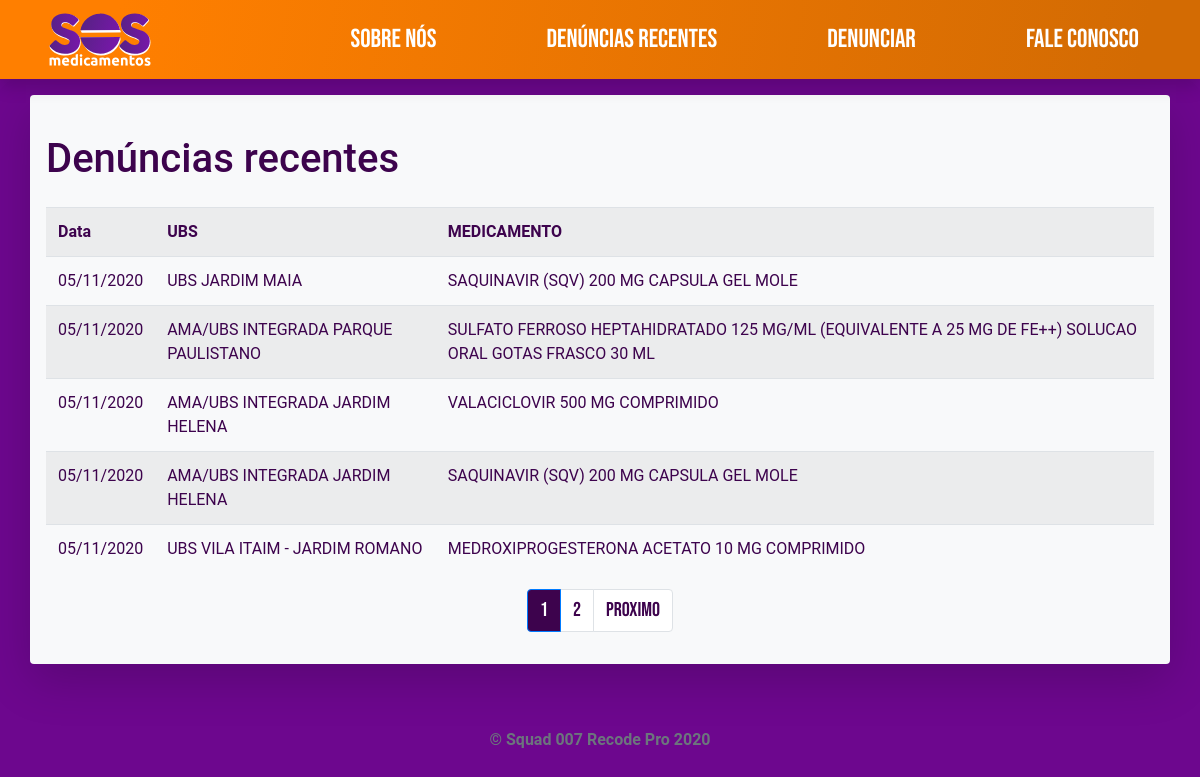
The page /lista_denuncias.php on the database its author committed.
### tables this page shows
CREATE TABLE `denuncia` (
  `id` int NOT NULL AUTO_INCREMENT PRIMARY KEY,
  `email` varchar(100),
  `telefone` int,
  `ubs_id` int,
  `medicamento_id` varchar(20) NOT NULL,
  `comentario` varchar (1000),
  `data_ocorrencia` date,
  `data_denuncia` datetime DEFAULT NOW()
);

CREATE TABLE `ubs` (
  `id` int AUTO_INCREMENT PRIMARY KEY,
  `nomeUbs` varchar(150),
  `descricao` varchar(500),
  `telefone` varchar(30),
  `endereco` varchar(100),
  `bairro` varchar(100),
  `distrito` varchar(100),
  `zona` char(2),
  `cidade` varchar(150),
  `uf` char(2),
  `cep` varchar(20),
  `latitude` varchar(20),
  `longitude` varchar(20),
  `cadastrado_por_id` varchar(20),
  `data_cadastro` datetime DEFAULT NOW()
);

CREATE TABLE `medicamento` (
  `id` varchar(20) NOT NULL PRIMARY KEY,
  `nome` varchar(200) NOT NULL,
  `observacao` varchar(500),
  `cadastrado_por_id` varchar(20) NOT NULL,
  `data_cadastro` datetime DEFAULT NOW()
);

### lista_denuncias.php (the view, shortened to what this page needs)
<?php
$servername = "localhost";
$username = "root";
$password = "";
$database = "sosmedicamentos";
$conn = mysqli_connect($servername, $username, $password, $database);
$pag = (isset($_GET['pagina'])) ? $_GET['pagina'] : 1;
$busca = "SELECT * FROM denuncia INNER JOIN ubs ON denuncia.ubs_id = ubs.id INNER JOIN medicamento ON denuncia.medicamento_id = medicamento.id GROUP BY denuncia.id DESC; ";
$todos = mysqli_query($conn, "$busca");
$registros = 5;
$tr = mysqli_num_rows($todos);
$tp = ceil($tr / $registros);
$inicio = ($registros * $pag) - $registros;
$buscaPaginada = "SELECT * FROM denuncia INNER JOIN ubs ON denuncia.ubs_id = ubs.id INNER JOIN medicamento ON denuncia.medicamento_id = medicamento.id GROUP BY denuncia.id DESC LIMIT $inicio,$registros";
$registrosPaginados = mysqli_query($conn, "$buscaPaginada");
$proximo = $pag + 1;
?>
<!DOCTYPE html>
<html lang="pt-br">
<head>
</head>
<body>
  <main style="height: 39vw;">
    <div class="container my-3 mb-5 p-3 bg-light rounded shadow-lg table-responsive-sm">
      <h1 class="my-4">Denúncias recentes</h1>
      <table class="table table-striped">
        <tr>
          <th scope="col">Data</th>
          <th scope="col">UBS</th>
          <th scope="col">MEDICAMENTO</th>
        </tr>
        <tr>
          <?php
          if ($registrosPaginados->num_rows > 0) {
            while ($rows = $registrosPaginados->fetch_assoc()) {
          ?>
              <td><?php echo date('d/m/Y', strtotime($rows['data_denuncia'])); ?></td>
              <td><?php echo $rows['nomeUbs']; ?></td>
              <td><?php echo $rows['nome']; ?></td>
        </tr>
        <?php
            }
          } else {
            echo "Nenhuma denuncia feita ainda!!!";
          }
        ?>
      </table>
      <nav class="d-flex justify-content-center" aria-label="Page navigation">
        <ul class="pagination">
          <?php
          for ($i = 1; $i <= $tp; $i++) {
            if ($pag == $i) {
              echo "<li class='page-item active'><a class='page-link' style='background: rgb(61, 3, 77); font-size: 20px;' href='?pagina=$i'>$i</a></li>";
            } else {
              echo "<li class='page-item'><a class='page-link'  style='color: rgb(61, 3, 77); font-size: 20px;' href='?pagina=$i'>$i</a></li>";
            }
          }
          ?>
          <?php
          if ($pag < $tp) {
          ?>
            <li class="page-item"><a class="page-link" style="color: rgb(61, 3, 77); font-size: 20px;" href="?pagina=<?= $proximo; ?>">Proximo</a></li>
          <?php } ?>
        </ul>
      </nav>
    </div>
  </main>
</body>
</html>

### rows shown on the page
denuncia: data_denuncia "05/11/2020", ubs.nomeUbs "UBS JARDIM MAIA", medicamento.nome "SAQUINAVIR (SQV) 200 MG CAPSULA GEL MOLE"
denuncia: data_denuncia "05/11/2020", ubs.nomeUbs "AMA/UBS INTEGRADA PARQUE PAULISTANO", medicamento.nome "SULFATO FERROSO HEPTAHIDRATADO 125 MG/ML (EQUIVALENTE A 25 MG DE FE++) SOLUCAO ORAL GOTAS FRASCO 30 ML"
denuncia: data_denuncia "05/11/2020", ubs.nomeUbs "AMA/UBS INTEGRADA JARDIM HELENA", medicamento.nome "VALACICLOVIR 500 MG COMPRIMIDO"
denuncia: data_denuncia "05/11/2020", ubs.nomeUbs "AMA/UBS INTEGRADA JARDIM HELENA", medicamento.nome "SAQUINAVIR (SQV) 200 MG CAPSULA GEL MOLE"
denuncia: data_denuncia "05/11/2020", ubs.nomeUbs "UBS VILA ITAIM - JARDIM ROMANO", medicamento.nome "MEDROXIPROGESTERONA ACETATO 10 MG COMPRIMIDO"
